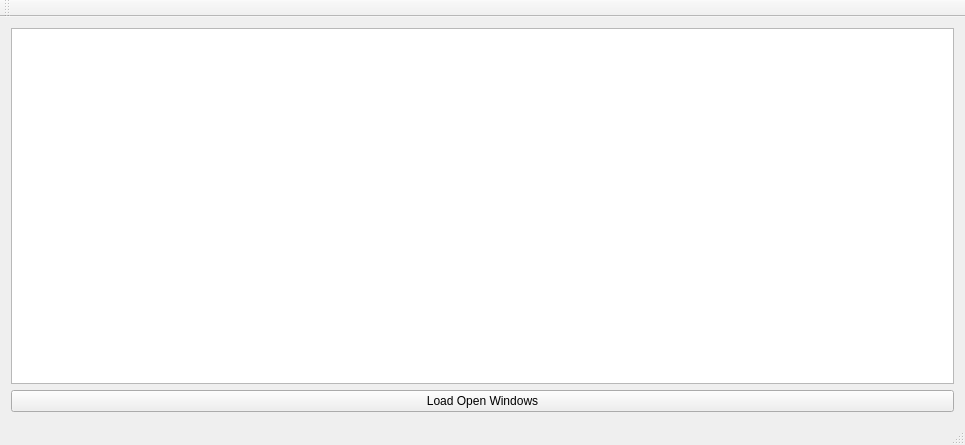
<?xml version="1.0" encoding="UTF-8"?>
<ui version="4.0">
 <class>MainWindow</class>
 <widget class="QMainWindow" name="MainWindow">
  <property name="geometry">
   <rect>
    <x>0</x>
    <y>0</y>
    <width>965</width>
    <height>445</height>
   </rect>
  </property>
  <property name="windowTitle">
   <string>..::Discord Bot::..</string>
  </property>
  <widget class="QWidget" name="centralWidget">
   <layout class="QVBoxLayout" name="verticalLayout">
    <item>
     <widget class="QListWidget" name="listWindows"/>
    </item>
    <item>
     <widget class="QPushButton" name="pushButton">
      <property name="text">
       <string>Load Open Windows</string>
      </property>
     </widget>
    </item>
   </layout>
  </widget>
  <widget class="QToolBar" name="mainToolBar">
   <attribute name="toolBarArea">
    <enum>TopToolBarArea</enum>
   </attribute>
   <attribute name="toolBarBreak">
    <bool>false</bool>
   </attribute>
  </widget>
  <widget class="QStatusBar" name="statusBar"/>
  <widget class="QMenuBar" name="menuBar">
   <property name="geometry">
    <rect>
     <x>0</x>
     <y>0</y>
     <width>965</width>
     <height>20</height>
    </rect>
   </property>
  </widget>
  <action name="actionExit">
   <property name="text">
    <string>E&amp;xit</string>
   </property>
  </action>
 </widget>
 <layoutdefault spacing="6" margin="11"/>
 <resources/>
 <connections/>
</ui>
